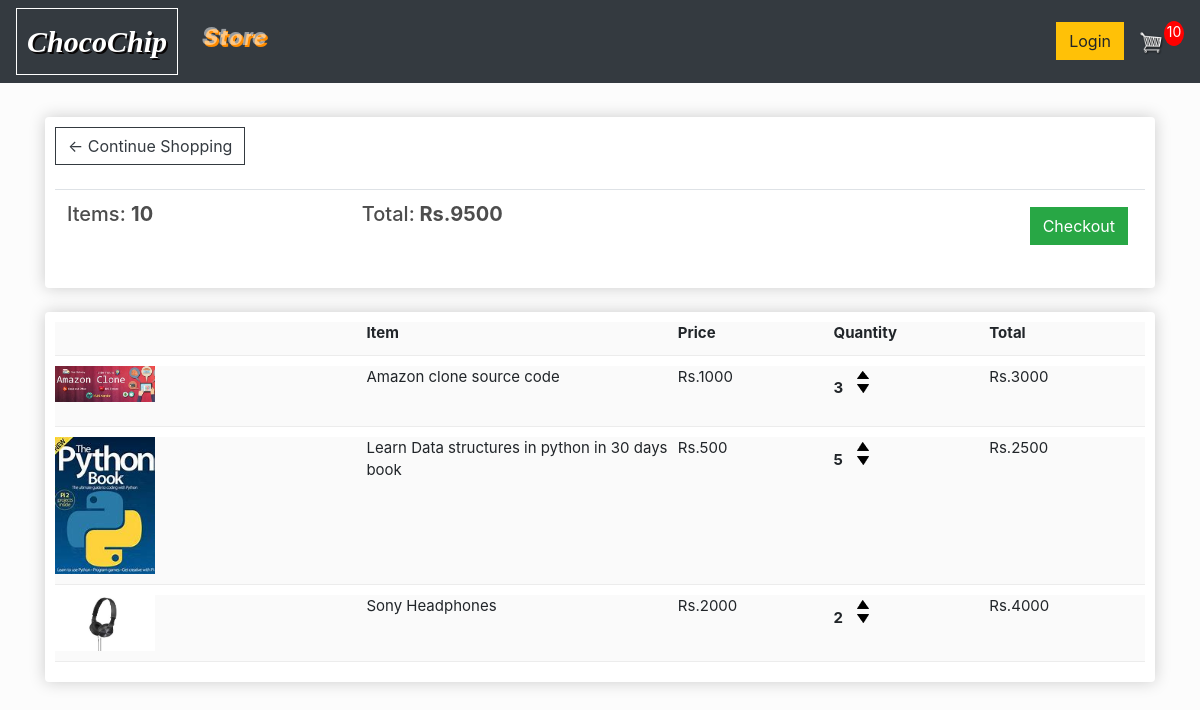
The app's page /cart/ (signed in) with its own data.
### store/models.py (models this page shows, shortened)
class Order(models.Model):#inheritance(models.Model)
    customer = models.ForeignKey(Customer, on_delete=models.SET_NULL, null=True, blank=True)
    date_ordered = models.DateTimeField(auto_now_add=True)
    complete = models.BooleanField(default=False)
    transaction_id = models.CharField(max_length=100, null=True)
    @property
    def get_cart_total(self):
            orderitems = self.orderitem_set.all()
            total = sum([item.get_total for item in orderitems])
            return total
    @property
    def get_cart_items(self):
        orderitems = self.orderitem_set.all()
        total = sum([item.quantity for item in orderitems])
        return total

class OrderItem(models.Model):
    product = models.ForeignKey(Product, on_delete=models.SET_NULL, null=True)
    order = models.ForeignKey(Order, on_delete=models.SET_NULL, null=True)
    quantity = models.IntegerField(default=0, null=True, blank=True)
    date_added = models.DateTimeField(auto_now_add=True)
    @property
    def get_total(self):
        total = self.product.price * self.quantity
        return total

class Product(models.Model):
    name = models.CharField(max_length=200)
    price = models.FloatField()
    digital = models.BooleanField(default=False, null=True, blank=True)
    image = models.ImageField(null=True, blank=True)
    @property
    def imageURL(self):
        try:
            url = self.image.url
        except:
            url = ''
        return url

### store/views.py (the view)
# urls.py: path('cart/', views.cart, name="cart"),
def cart(request):
    data = cartData(request)
    cartItems = data["cartItems"]
    order = data["order"]
    items = data["items"]
    context = {'cartItems': cartItems, 'order': order, 'items': items}
    return render(request, 'store/cart.html', context)

### store/utils.py (called while the page is built)
def cartData(request):
    if request.user.is_authenticated:
        customer = request.user.customer
        order, created = Order.objects.get_or_create(customer=customer, complete=False)
        items = order.orderitem_set.all()
        cartItems = order.get_cart_items
    else:
        cookieData = cookieCart(request)
        cartItems = cookieData['cartItems']
        order = cookieData['order']
        items = cookieData['items']
    return {'cartItems': cartItems, 'order': order, 'items': items}

### store/templates/store/cart.html
{% extends 'store/main.html' %}
{% load static %}
{% block content %}
<div class="row">
		<div class="col-lg-12">
			<div class="box-element">
				<a  class="btn btn-outline-dark" href="{% url 'store' %}">&#x2190; Continue Shopping</a>
				<br>
				<br>
				<table class="table">
					<tr>
						<th><h5>Items: <strong>{{order.get_cart_items}}</strong></h5></th>
						<th><h5>Total:<strong> Rs.{{order.get_cart_total|floatformat}}</strong></h5></th>
						<th>
							<a  style="float:right; margin:5px;" class="btn btn-success" href="{% url 'checkout' %}">Checkout</a>
						</th>
					</tr>
				</table>
			</div>
			<br>
			<div class="box-element">
				<div class="cart-row">
					<div style="flex:2"></div>
					<div style="flex:2"><strong>Item</strong></div>
					<div style="flex:1"><strong>Price</strong></div>
					<div style="flex:1"><strong>Quantity</strong></div>
					<div style="flex:1"><strong>Total</strong></div>
				</div>
				{% for item in items %}
				<div class="cart-row">
					<div style="flex:2"><img class="row-image" src="{{item.product.imageURL}}"></div>
					<div style="flex:2"><p>{{item.product.name}}</p></div>
					<div style="flex:1"><p>Rs.{{item.product.price|floatformat}}</p></div>
					<div style="flex:1">
						<p class="quantity">{{item.quantity}}</p>
						<div class="quantity">
							<img data-product="{{item.product.id}}" data-action="add" class="chg-quantity update-cart" src="{% static  'images/arrow-up.png' %}">
							<img data-product="{{item.product.id}}" data-action="remove" class="chg-quantity update-cart" src="{% static  'images/arrow-down.png' %}">
						</div>
					</div>
					<div style="flex:1"><p>Rs.{{item.get_total | floatformat}}</p></div>
				</div>
				{% endfor %}
			</div>
		</div>
	</div>
{% endblock content %}

### static/css/main.css (style rules this page uses)
body { background-color: hsl(0, 0%, 99%); }
h1,h2,h3,h4,h5,h6 { color:hsl(0, 0%, 30%); }
.box-element { box-shadow:hsl(0, 0%, 80%) 0 0 16px; background-color: #fff; border-radius: 4px; padding: 10px; }
.col-lg-4, .col-lg-6, .col-lg-8, .col-lg-12 { margin-top: 10px; }
.btn { border-radius: 0; }
.row-image { width: 100px; }
.cart-row { background-color: hsl(0, 0%, 98%); font-size: 15px ; display: flex; align-items: flex-stretch; padding-bottom: 10px; margin-bottom: 10px; border-bottom: 1px solid #ececec; }
.quantity { display: inline-block; font-weight: 700; padding-right:10px; }
.chg-quantity { width: 12px; cursor: pointer; display: block; margin-top: 5px; transition:.1s; }

### records on screen
Order: get_cart_items "10", get_cart_total "9500"
OrderItem: product.imageURL (picture), product.name "Amazon clone source code", product.price "1000", quantity "3", get_total "3000"
OrderItem: product.imageURL (picture), product.name "Learn Data structures in python in 30 days book", product.price "500", quantity "5", get_total "2500"
OrderItem: product.imageURL (picture), product.name "Sony Headphones", product.price "2000", quantity "2", get_total "4000"

### other values on screen
{{ cartItems }} "10"
